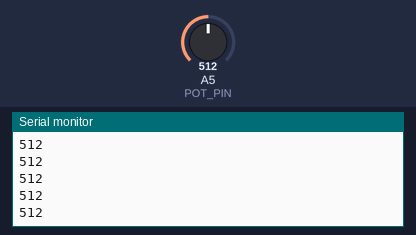
Simulated run of this sketch. Board: Arduino Uno, built with avr-gcc and run on an emulated ATmega328P. On the bench: the last lines printed to the serial monitor. Inputs (shaded band) come from the test bench; at power-on: A5 (POT_PIN) = 512.

Above: at 1.2 s.
1.3 s: A5 (POT_PIN) set to 470
At 1.39 s:
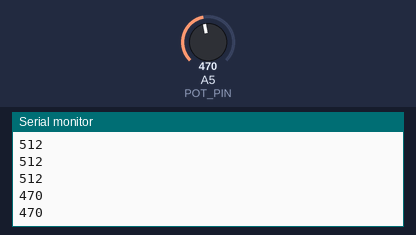
2.8 s: A5 (POT_PIN) set to 490
At 2.8 s:
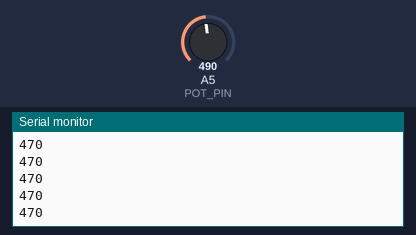
Timing chart, 0 to 5.8 s (numbered marks = the images above; inputs shaded):
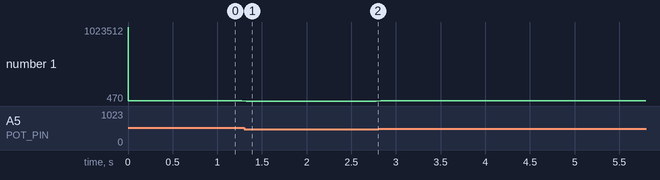

Measured:
- after the input at 1.3 s, the serial monitor: prints a new line at once (image 1)
- plotted number 1: 512 → 470 after the input at 1.3 s, 470 → 490 after the input at 2.8 s

The sketch:

potentiometer_test.ino
```cpp
// Copied and modified from http://www.toptechboy.com/arduino/lesson-11-arduino-circuit-to-dim-led-with-potentiometer/

#define POT_PIN A5  //Declare potPin to be analog pin A0
int readValue;  // Use this variable to read Potentiometer
int writeValue; // Use this variable for writing to LED

unsigned int loop_count = 0;

void setup() {
  pinMode(POT_PIN, INPUT);  //set potPin to be an input
//  pinMode(POT_PIN, INPUT_PULLUP);
  Serial.begin(19200);      // turn on Serial Port
  Serial.print(0);  // To freeze the lower limit
  Serial.print(1023);  // To freeze the upper limit
}

void loop() {

 readValue = analogRead(POT_PIN);  //Read the voltage on the Potentiometer
// writeValue = (255./1023.) * readValue; //Calculate Write Value for LED
 Serial.println(readValue);
// Serial.print(" ");
// Serial.println(writeValue);
 if (loop_count > 480)
    delay(50);
 loop_count++;
}
```
